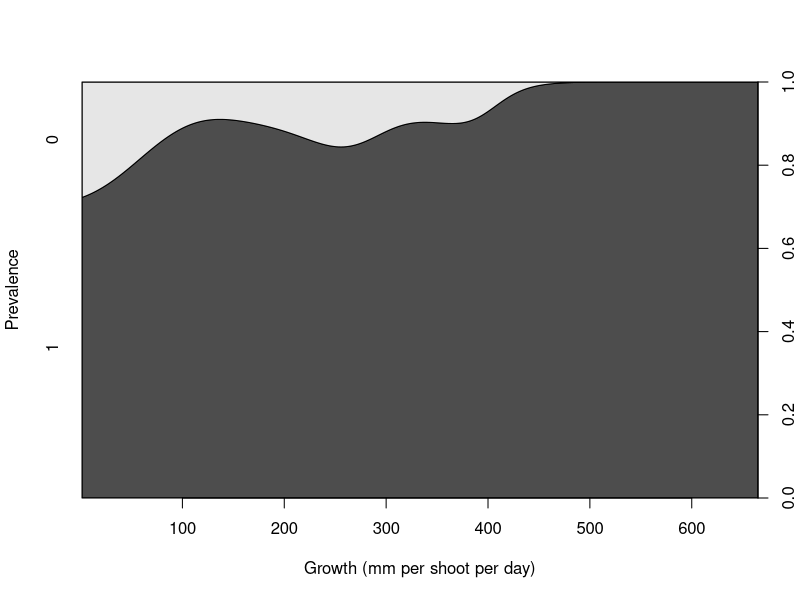
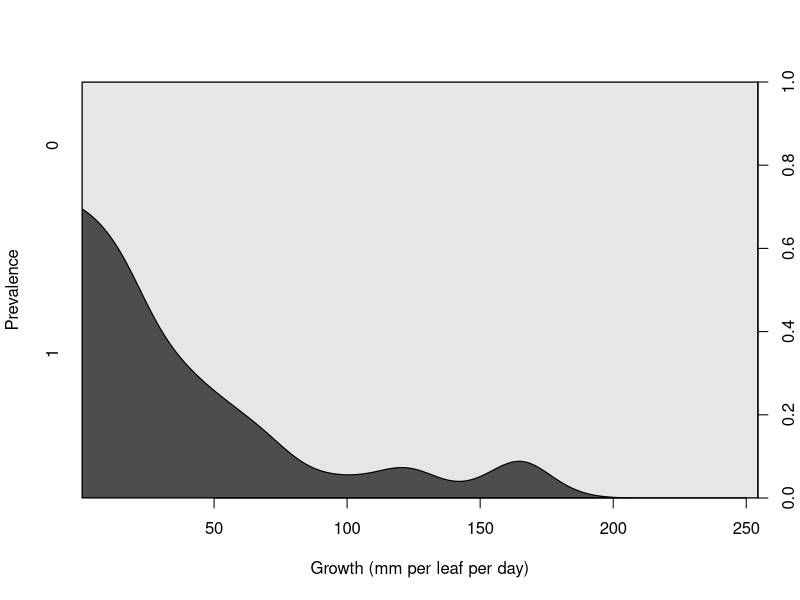
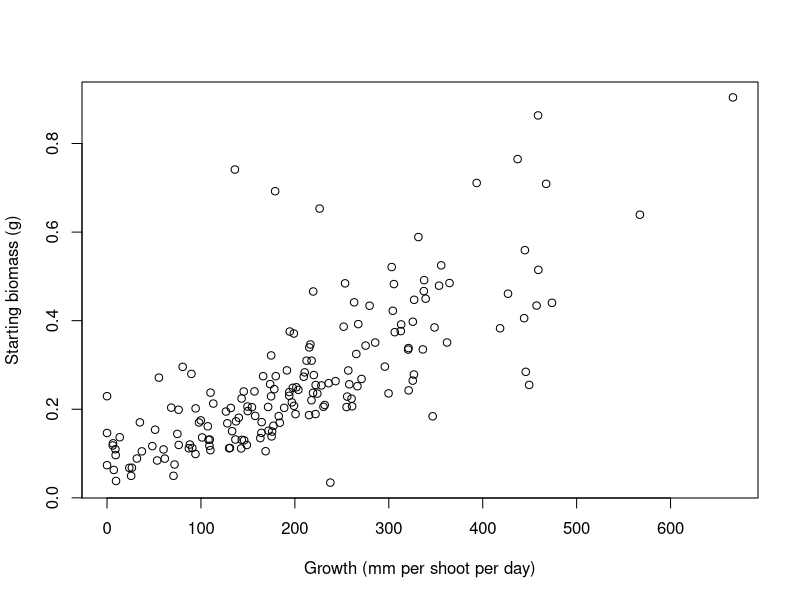
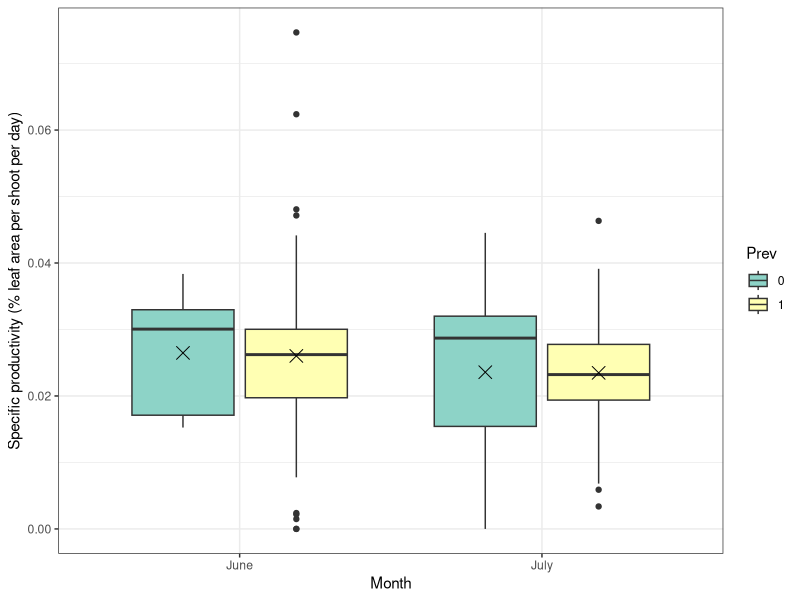
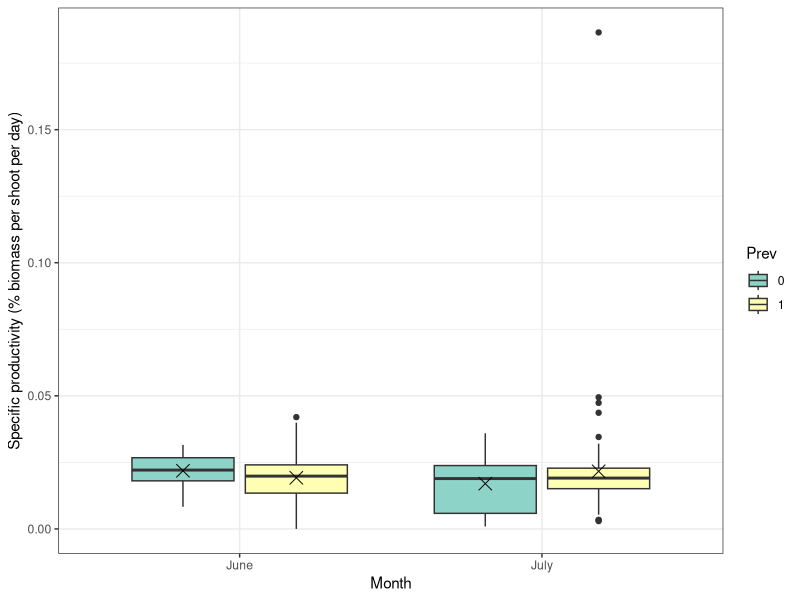

Write R code to recreate these figures, in order.
## ---- chunk 1
knitr::opts_chunk$set(echo = TRUE)
library(tidyverse)
library(ggplot2)

month_order <- c("June","July")
## ---- chunk 2
combo <- read.csv("CombinedGrowthData.csv")
combo$Prev <- as.factor(combo$Prev)
combo$Month <- ordered(combo$Month,levels=month_order)
cdplot(Prev~mm2.sh.d,data=combo,xlab = "Growth (mm per shoot per day)",ylab="Prevalence")
## ---- chunk 3
leaf <- read.csv("LeafGrowth.csv")
leaf$Prev <- as.factor(leaf$Prev)
cdplot(Prev~mm2.l.d,data=leaf,xlab = "Growth (mm per leaf per day)",ylab="Prevalence")
## ---- chunk 4
plot(Old.g~mm2.sh.d,data=combo,xlab="Growth (mm per shoot per day)",ylab="Starting biomass (g)")
## ---- chunk 5
combo_summ <- combo %>%
  group_by(Month,Transect)%>%
  summarise(NumHealthy=length(which(Prev==0)),NumDisease=length(which(Prev==1)),
            PerDisease=NumDisease/(NumDisease+NumHealthy))
combo_summ
combo_summ %>% group_by(Month) %>% summarise(meanPerDisease=mean(PerDisease),sd=sd(PerDisease))
## ---- chunk 6
ggplot(data=combo,aes(x=Month,y=sp.prod.mm2,fill=Prev))+geom_boxplot()+
  stat_summary(fun.y=mean, geom="point", shape=4, size=4, color="black",
               position=position_dodge(width = 0.75),show.legend = FALSE)+
  xlab("Month")+
  ylab("Specific productivity (% leaf area per shoot per day)")+
  scale_fill_brewer(type="qual",palette = "Set3")+
  theme_bw()

ggplot(data=combo,aes(x=Month,y=sp.prod.g,fill=Prev))+geom_boxplot()+
  stat_summary(fun.y=mean, geom="point", shape=4, size=4, color="black",
               position=position_dodge(width = 0.75),show.legend = FALSE)+
  xlab("Month")+
  ylab("Specific productivity (% biomass per shoot per day)")+
  scale_fill_brewer(type="qual",palette = "Set3")+
  theme_bw()
